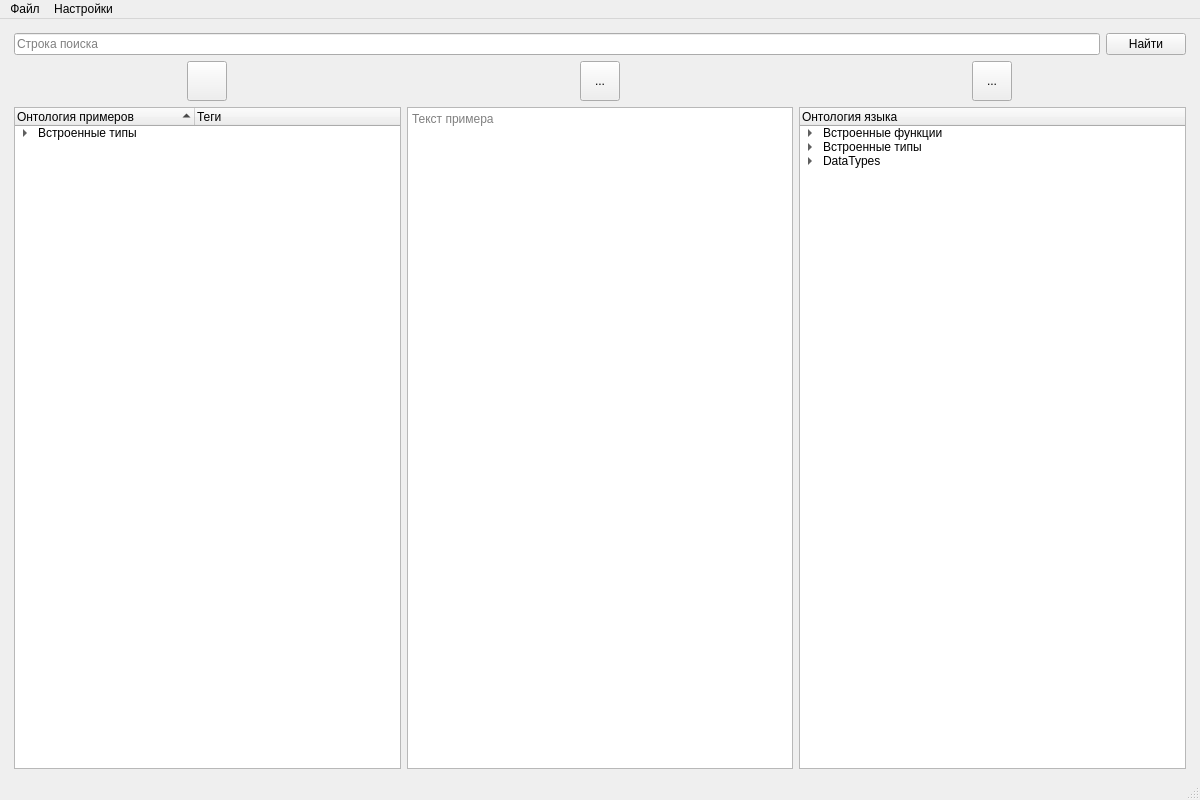
<?xml version="1.0" encoding="UTF-8"?>
<ui version="4.0">
 <class>MainWindow</class>
 <widget class="QMainWindow" name="MainWindow">
  <property name="geometry">
   <rect>
    <x>0</x>
    <y>0</y>
    <width>1200</width>
    <height>800</height>
   </rect>
  </property>
  <property name="windowTitle">
   <string>TestQt</string>
  </property>
  <property name="windowIcon">
   <iconset resource="IconEdit.qrc">
    <normaloff>:/Ic/edit_ico.ico</normaloff>:/Ic/edit_ico.ico</iconset>
  </property>
  <widget class="QWidget" name="centralwidget">
   <layout class="QGridLayout" name="gridLayout">
    <item row="0" column="0">
     <layout class="QVBoxLayout" name="verticalLayout_2">
      <property name="leftMargin">
       <number>5</number>
      </property>
      <property name="topMargin">
       <number>5</number>
      </property>
      <property name="rightMargin">
       <number>5</number>
      </property>
      <item>
       <layout class="QHBoxLayout" name="horizontalLayout_33113">
        <item>
         <widget class="QLineEdit" name="lineEdit">
          <property name="placeholderText">
           <string>Строка поиска</string>
          </property>
         </widget>
        </item>
        <item>
         <widget class="QPushButton" name="BFind">
          <property name="sizePolicy">
           <sizepolicy hsizetype="Maximum" vsizetype="Fixed">
            <horstretch>0</horstretch>
            <verstretch>0</verstretch>
           </sizepolicy>
          </property>
          <property name="text">
           <string>Найти</string>
          </property>
         </widget>
        </item>
       </layout>
      </item>
      <item>
       <layout class="QHBoxLayout" name="horizontalLayout">
        <item>
         <layout class="QVBoxLayout" name="verticalLayout_15">
          <item alignment="Qt::AlignHCenter">
           <widget class="QToolButton" name="B_edit">
            <property name="minimumSize">
             <size>
              <width>40</width>
              <height>40</height>
             </size>
            </property>
            <property name="text">
             <string/>
            </property>
            <property name="icon">
             <iconset>
              <normalon>:/Ic/edit_ico.ico</normalon>
             </iconset>
            </property>
           </widget>
          </item>
          <item>
           <widget class="QTreeWidget" name="treeWidget">
            <property name="sizePolicy">
             <sizepolicy hsizetype="Expanding" vsizetype="Expanding">
              <horstretch>0</horstretch>
              <verstretch>0</verstretch>
             </sizepolicy>
            </property>
            <property name="sortingEnabled">
             <bool>true</bool>
            </property>
            <property name="animated">
             <bool>false</bool>
            </property>
            <property name="wordWrap">
             <bool>false</bool>
            </property>
            <attribute name="headerCascadingSectionResizes">
             <bool>false</bool>
            </attribute>
            <attribute name="headerDefaultSectionSize">
             <number>180</number>
            </attribute>
            <attribute name="headerHighlightSections">
             <bool>false</bool>
            </attribute>
            <attribute name="headerMinimumSectionSize">
             <number>40</number>
            </attribute>
            <attribute name="headerShowSortIndicator" stdset="0">
             <bool>true</bool>
            </attribute>
            <column>
             <property name="text">
              <string>Онтология примеров</string>
             </property>
            </column>
            <column>
             <property name="text">
              <string>Теги</string>
             </property>
            </column>
            <item>
             <property name="text">
              <string>Встроенные типы</string>
             </property>
             <item>
              <property name="text">
               <string>Численные типы</string>
              </property>
              <item>
               <property name="text">
                <string>int</string>
               </property>
              </item>
              <item>
               <property name="text">
                <string>float</string>
               </property>
              </item>
              <item>
               <property name="text">
                <string>complex</string>
               </property>
              </item>
             </item>
            </item>
           </widget>
          </item>
         </layout>
        </item>
        <item>
         <layout class="QVBoxLayout" name="verticalLayout_5">
          <item alignment="Qt::AlignHCenter">
           <widget class="QToolButton" name="toolButton">
            <property name="minimumSize">
             <size>
              <width>40</width>
              <height>40</height>
             </size>
            </property>
            <property name="text">
             <string>...</string>
            </property>
           </widget>
          </item>
          <item>
           <widget class="QTextBrowser" name="textBrowser">
            <property name="placeholderText">
             <string>Текст примера</string>
            </property>
           </widget>
          </item>
         </layout>
        </item>
        <item>
         <layout class="QVBoxLayout" name="verticalLayout_3">
          <item alignment="Qt::AlignHCenter">
           <widget class="QToolButton" name="toolButton_3">
            <property name="minimumSize">
             <size>
              <width>40</width>
              <height>40</height>
             </size>
            </property>
            <property name="text">
             <string>...</string>
            </property>
           </widget>
          </item>
          <item>
           <widget class="QTreeWidget" name="treeWidget_5">
            <property name="enabled">
             <bool>true</bool>
            </property>
            <property name="rootIsDecorated">
             <bool>true</bool>
            </property>
            <property name="uniformRowHeights">
             <bool>false</bool>
            </property>
            <property name="itemsExpandable">
             <bool>true</bool>
            </property>
            <property name="headerHidden">
             <bool>false</bool>
            </property>
            <column>
             <property name="text">
              <string notr="true">Онтология языка</string>
             </property>
            </column>
            <item>
             <property name="text">
              <string>Встроенные функции</string>
             </property>
             <item>
              <property name="text">
               <string>abs()</string>
              </property>
             </item>
            </item>
            <item>
             <property name="text">
              <string>Встроенные типы</string>
             </property>
             <item>
              <property name="text">
               <string>Булевы операторы</string>
              </property>
              <item>
               <property name="text">
                <string>and</string>
               </property>
              </item>
              <item>
               <property name="text">
                <string>or</string>
               </property>
              </item>
              <item>
               <property name="text">
                <string>not</string>
               </property>
              </item>
             </item>
             <item>
              <property name="text">
               <string>Численные типы</string>
              </property>
              <item>
               <property name="text">
                <string>int</string>
               </property>
              </item>
              <item>
               <property name="text">
                <string>float</string>
               </property>
              </item>
              <item>
               <property name="text">
                <string>complex</string>
               </property>
              </item>
             </item>
             <item>
              <property name="text">
               <string>Типы последовательностей</string>
              </property>
              <item>
               <property name="text">
                <string>list</string>
               </property>
              </item>
              <item>
               <property name="text">
                <string>tuple</string>
               </property>
              </item>
              <item>
               <property name="text">
                <string>range</string>
               </property>
              </item>
             </item>
            </item>
            <item>
             <property name="text">
              <string>DataTypes</string>
             </property>
             <item>
              <property name="text">
               <string>datetime</string>
              </property>
             </item>
            </item>
           </widget>
          </item>
         </layout>
        </item>
       </layout>
      </item>
     </layout>
    </item>
   </layout>
  </widget>
  <widget class="QMenuBar" name="menubar">
   <property name="geometry">
    <rect>
     <x>0</x>
     <y>0</y>
     <width>1200</width>
     <height>21</height>
    </rect>
   </property>
   <widget class="QMenu" name="menudd">
    <property name="title">
     <string>Файл</string>
    </property>
    <addaction name="actionOpen"/>
    <addaction name="actionOpen_Right"/>
   </widget>
   <widget class="QMenu" name="menuSettings">
    <property name="title">
     <string>Настройки</string>
    </property>
    <addaction name="actionSet1"/>
   </widget>
   <addaction name="menudd"/>
   <addaction name="menuSettings"/>
  </widget>
  <widget class="QStatusBar" name="statusbar"/>
  <action name="actionOpen">
   <property name="text">
    <string>Open Left</string>
   </property>
  </action>
  <action name="actionOpen_Right">
   <property name="text">
    <string>Open Right</string>
   </property>
  </action>
  <action name="actionSet1">
   <property name="text">
    <string>Set1</string>
   </property>
  </action>
 </widget>
 <resources>
  <include location="IconEdit.qrc"/>
 </resources>
 <connections/>
</ui>
